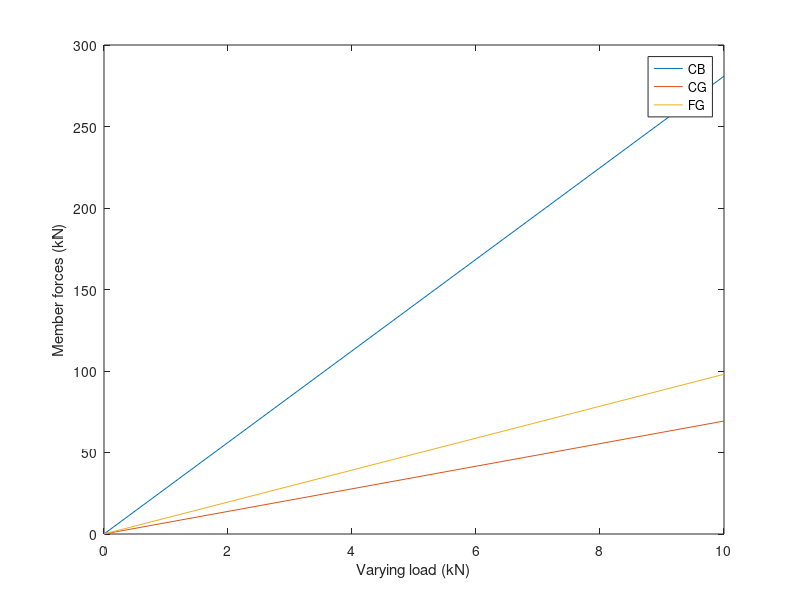

Write the MATLAB code that produced this figure.
%taking user input for dimension
d=input("Enter dimension (in m): ");
n=0:10;
x=[];a=[];b=[];c=[];
for i = n
    x=[x i];
    m=i;
    W=m*9.8;T=W/2;
    Dy=2*T; Dx=T;
    Cx=T-(T*cosd(60));Cy=T*sind(60);FG=W;
    CB=((T*d*(2^(1/2))*sind(15))-(W*(d+(d*(2^(1/2))*cosd(15))))-(Cx*d*(2^(1/2))*sind(15))-(Cy*d*(2^(1/2))*cosd(15)))/d;
    CG=(Cx-T-(CB*cosd(60))-(FG*sind(30)))/cosd(15);
    a=[a -CB];
    b=[b CG];
    c=[c FG];
    
end
plot(x,a)
hold on
plot(x,b)
hold on
plot(x,c)
legend('CB','CG','FG')
xlabel('Varying load (kN)')
ylabel('Member forces (kN)')
disp(" ")
disp("The graph has been plotted." )